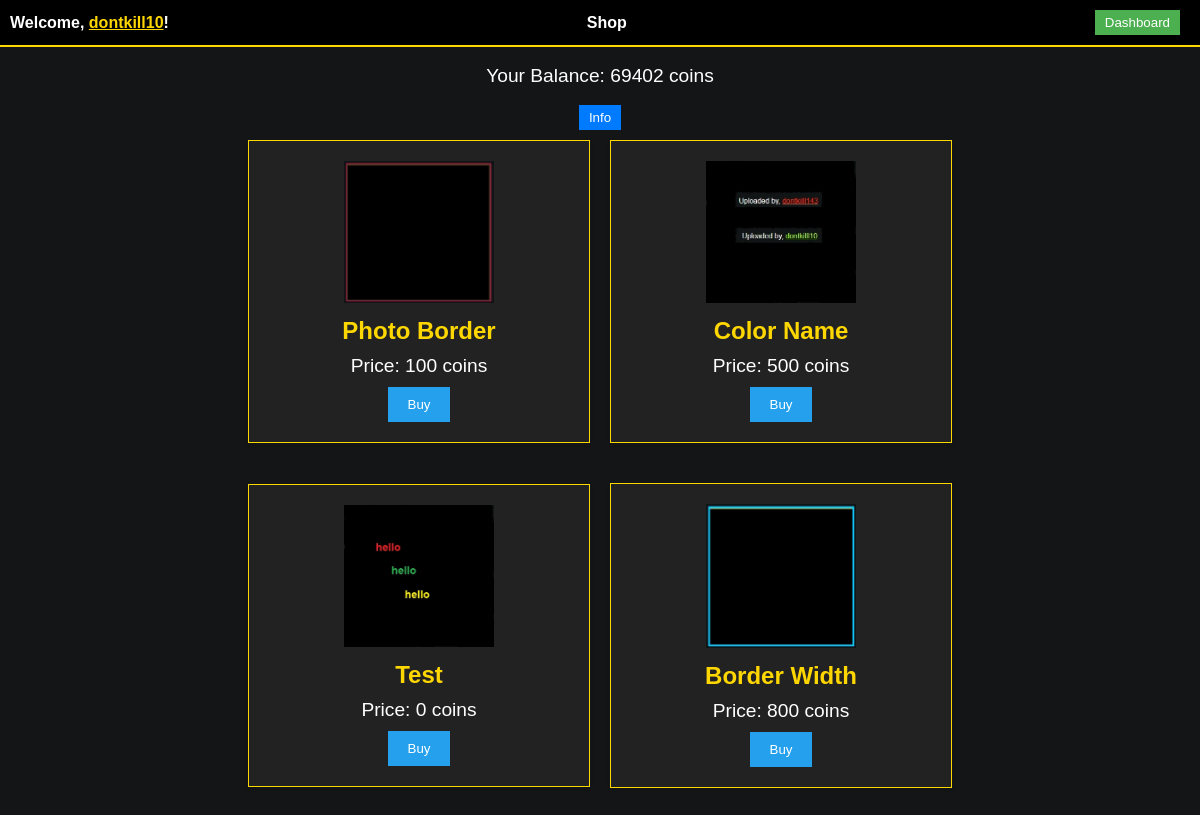
Before: /shop (signed in) with the older database file.
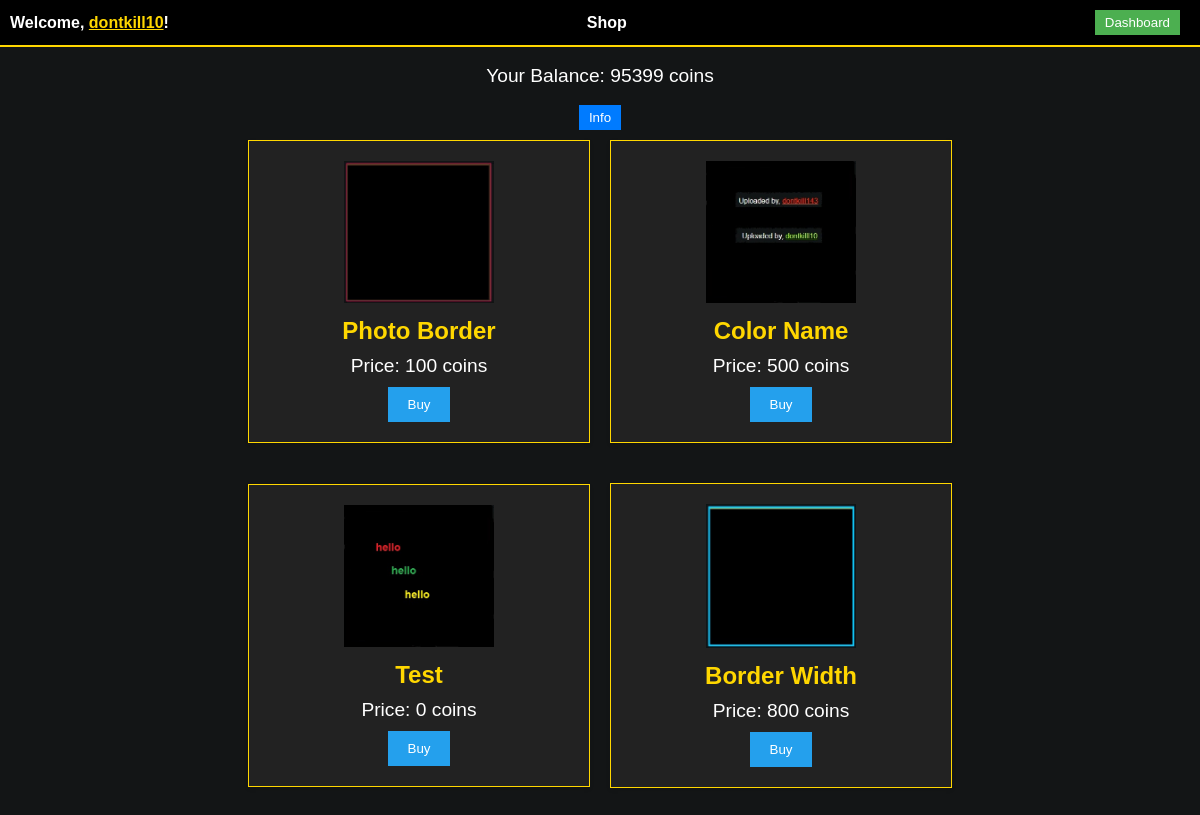
After: the same page with the newer database file.
### main.py (models this page shows, shortened)
class User(db.Model, UserMixin):
    id = db.Column(db.Integer, primary_key=True)
    username = db.Column(db.String(80), unique=True, nullable=False)
    password = db.Column(db.String(120), nullable=False)
    email = db.Column(db.String(120), unique=True, nullable=False)
    profile_photo = db.Column(db.String(255))  # Add this line
    profile_photos = db.Column(db.String(1000))  # Store a list of filenames
    likes = db.relationship("Like", backref="user", lazy=True)
    reputation = db.Column(db.Integer, default=0)
    last_given_reputation_timestamp = db.Column(db.DateTime, default=None)
    reputation_given_count = db.Column(db.Integer, default=0)
    coins = db.Column(db.Integer, default=10)  # Initialize coins to 10
    selected_border_color = db.Column(db.String(20))  # Store the selected border color
    selected_username_color = db.Column(db.String(7))  # Store color as a hex string (e.g., "#RRGGBB")
    selected_username_comment = db.Column(db.String(7)) # Store color for comment
    uploaded_photo_count = db.Column(db.Integer, default=0)  # Initialize with 0
    trivia_score = db.Column(db.Integer, default=0)  # Add this line to store the trivia score
    last_seen = db.Column(db.DateTime, default=datetime.utcnow)
    reset_token = db.Column(db.String(100), nullable=True)
    followers = db.relationship('User', secondary='followers', primaryjoin='User.id==followers.c.followee_id',
                                secondaryjoin='User.id==followers.c.follower_id', backref='following')
    friends = relationship('User', secondary='friendship', primaryjoin=id == Friendship.user_id,
                           secondaryjoin=id == Friendship.friend_id)

### main.py (the view)
@app.route('/shop')
@login_required
def shop():
    user_balance = current_user.coins
    return render_template('shop.html', shop_items=shop_items, user_balance=user_balance)

### main.py (called while the page is built)
@login_manager.user_loader
def load_user(user_id):
    return User.query.get(int(user_id))

@app.before_request
def update_last_seen():
    if current_user.is_authenticated:
        current_user.last_seen = datetime.now(timezone.utc)
        db.session.commit()

### templates/shop.html (shortened to what this page needs)
<!DOCTYPE html>
<html lang="en">
<head>
    <link rel="stylesheet" type="text/css" href="static/shop.css">
</head>
<body>
<div class="navbar">
    <span>Welcome, <span class="username" id="user-username"
                        data-selected-color="{{ current_user.selected_color }}"
                        onclick="window.location.href='{{ url_for('profile') }}'">{{ current_user.username }}</span>!
    </span>
    <h1 class="shop-title">Shop</h1>
    <button class="dashboard-button" onclick="window.location.href='{{ url_for('dashboard') }}'">Dashboard</button>
</div>
<br>
<p>Your Balance: <span id="user-balance-display">{{ user_balance }}</span> coins </p>
<br>
<button id="info-button" class="info-button">Info</button>
<div class="shop-items">
    <div class="shop-item-pair">
        {% for item in shop_items %}
        <div class="shop-item">
            <img src="{{ item.image_url }}" alt="{{ item.name }}" class="shop-item-image">
            <h3>{{ item.name }}</h3>
            <p>Price: {{ item.price }} coins</p>
            <button onclick="buyItem({{ item.id }}, {{ item.price }})">Buy</button>
        </div>
        {% if loop.index % 2 == 0 or loop.last %}
    </div>
    <div class="shop-item-pair">
        {% endif %}
        {% endfor %}
    </div>
</div>
</body>
</html>

### static/shop.css (style rules this page uses)
body { background-color: #131516; }
.shop-item-pair { display: flex; justify-content: center; align-items: center; margin-bottom: 20px; }
.shop-item { background-color: #222; border: 1px solid gold; box-shadow: 0 2px 4px rgba(0, 0, 0, 0.1); padding: 20px; text-align: center; max-width: 300px; flex: 1; margin: 0 5px; }
.shop-item { background-color: #222; border: 1px solid gold; box-shadow: 0 2px 4px rgba(0, 0, 0, 0.1); margin: 10px; padding: 20px; text-align: center; max-width: 300px; }
.shop-item img { max-width: 50%; height: auto; margin-bottom: 10px; }
.shop-item h3 { font-size: 1.5rem; color: gold; }
.shop-item p { color: white; margin-top: 10px; }
.shop-item button { background-color: #24a0ed; border: none; padding: 10px 20px; color: white; cursor: pointer; margin-top: 10px; }
.navbar { background-color: black; color: white; padding: 10px; display: flex; justify-content: space-between; align-items: center; font-weight: bold; border-bottom: 2px solid gold; text-align: right; }
.navbar .username { cursor: pointer; text-decoration: underline; }
.navbar .dashboard-button { background-color: #4caf50; color: #fff; border: none; padding: 5px 10px; margin-right: 10px; cursor: pointer; }
#user-balance, #user-balance-display, h1, p { color: white; text-align: center; margin: 20px; font-size: 1.2rem; }
#user-balance, #user-balance-display, h1, p { color: white; text-align: center; margin: 0; padding: 0; font-size: 1.2rem; }
.shop-title { text-align: center; padding-right: 50px; margin: 0; font-size: 1rem; }
.info-button { display: block; margin: 0 auto; background-color: #007bff; color: white; border: none; padding: 5px 10px; cursor: pointer; }

### static/dashboard.css (style rules this page uses)
@media (min-width: 769px) { .navbar { justify-content: space-between; } }
body, h1, h2, h3, p, ul, li { margin: 0; padding: 0; color: white; }
body { font-family: Arial, sans-serif; background-color: #131516; }
.navbar { background-color: black; color: white; padding: 10px; display: flex; justify-content: space-between; align-items: center; font-weight: bold; border-bottom: 2px solid gold; text-align: right; }
.navbar .username { cursor: pointer; text-decoration: underline; }
.username { color: gold; cursor: pointer; }

Changed rows visible on the page:
changed User "dontkill10": coins "69402" → "95399"
